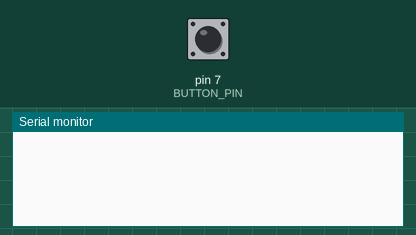
This sketch was run on a simulated Arduino Uno, built with avr-gcc and run on an emulated ATmega328P. Shown: the last lines printed to the serial monitor. The test bench sets the inputs (shaded band); at power-on: pin 7 (BUTTON_PIN) HIGH.

Above: at 1.2 s.
1.3 s: pin 7 (BUTTON_PIN) pulled LOW for 0.15 s
At 1.48 s:
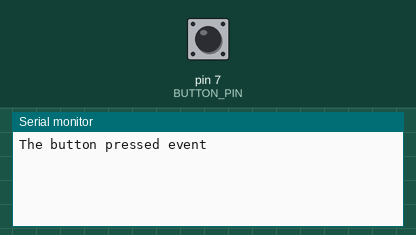
At 2.3 s:
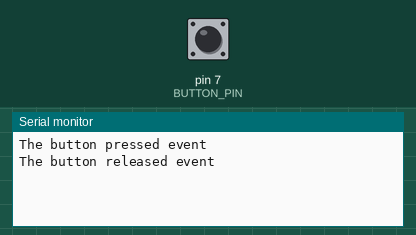

Measured:
- after the input at 1.3 s, the serial monitor: prints a new line after 0.05 s (image 1)

The sketch:

read_button_state.ino
```cpp
#define BUTTON_PIN 7

int lastButtonState;

void setup() {
  Serial.begin(9600);
  pinMode(BUTTON_PIN, INPUT_PULLUP);  // enable the internal pull-up resistor
  lastButtonState = digitalRead(BUTTON_PIN);
}

void loop() {
  // read the value of the button
  int buttonState = digitalRead(BUTTON_PIN);

  if (lastButtonState != buttonState) { // state changed
    delay(50); // debounce time

    if (buttonState == LOW)
      Serial.println("The button pressed event");
    else
      Serial.println("The button released event");

    lastButtonState = buttonState;
  }
}
```
